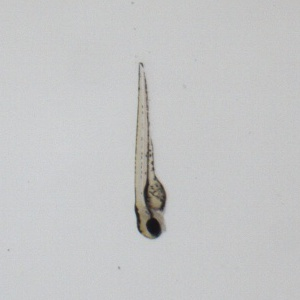
#> input picture data/test2.jpg, 300 x 300 px
$ jupyter execute Final1nomorph.ipynb
#> lines starting #> are read from the running program, lines starting #| are printed output that depends on the picture; after the words box and inside, x2 and y2 are one past the last pixel; in counts of white or black regions, pixels touching at a corner belong together
[cell 1]
import numpy as np
import cv2 as cv
import matplotlib.pyplot as plt

[cell 2]
def show(img):
    if img.ndim == 2:
        plt.imshow(img, cmap='gray')
    else:
        plt.imshow(cv.cvtColor(img, cv.COLOR_BGR2RGB))
    plt.show()

def imshow(img):
    if img.ndim == 2:
        plt.imshow(img, cmap='gray')
    else:
        plt.imshow(cv.cvtColor(img, cv.COLOR_BGR2RGB))

### 1. 读取图像

[cell 3]
# 读取彩色图像
img_bgr = cv.imread('./data/test2.jpg')
#> img_bgr is the input picture: shape (300, 300, 3); mean B, G, R 197.9, 197.5, 196.9

# 读取灰度图像
img_gray = cv.imread('data/test2.jpg', 0)
#> img_gray: shape (300, 300); min 18, max 211, mean 197.3

show(np.hstack([img_bgr, cv.merge([img_gray, img_gray, img_gray])]))
#> in show, `plt.imshow(cv.cvtColor(img, cv.COLOR_BGR2RGB))`:
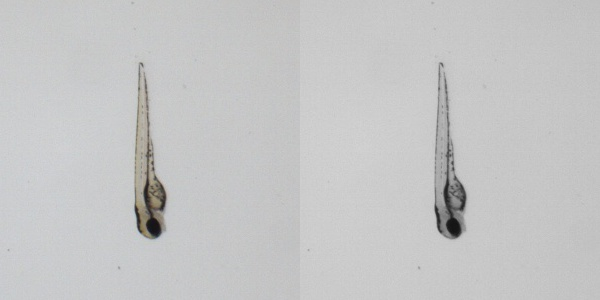
#> img: shape (300, 600, 3); mean of channels 0, 1, 2 197.6, 197.4, 197.1; drawn as B, G, R

### 2. 中值滤波去噪

[cell 4]
# 中值滤波
img_median = cv.medianBlur(img_gray, ksize=5)
show(img_median)

### 3. 自适应阈值分割

[cell 5]
# 自适应阈值分割
blocksize = 40
thresh = 5
img_bin = cv.adaptiveThreshold(img_median, 255, cv.ADAPTIVE_THRESH_MEAN_C,
                       cv.THRESH_BINARY_INV, 2 * int(blocksize) + 1, int(thresh))
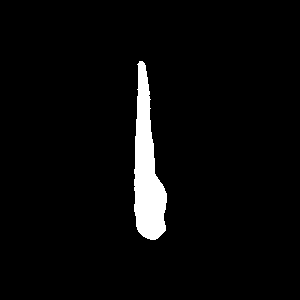
#> img_bin: shape (300, 300); 3.8% white; 1 white region
show(img_bin)

### 4. 查找轮廓

[cell 6]
# 查找轮廓
contours, hierarchy = cv.findContours(img_bin, cv.RETR_TREE, cv.CHAIN_APPROX_NONE)
#> contours = 1 contour; box (x1, y1, x2, y2) and area: (134, 61, 167, 240) 3270
# 绘制轮廓
img_contours = img_bgr.copy()  # 复制原图片获得显示的图片
cv.drawContours(img_contours, contours, -1, (255, 0, 0), 2)
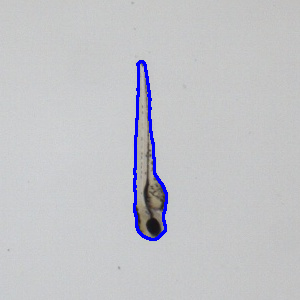
#> img_contours: shape (300, 300, 3); 1.38% of pixels changed, all inside (x1, y1, x2, y2) = (133, 60, 168, 241)
show(img_contours)

[cell 7]
# 查找最大轮廓
index, max_area = 0, 0
for c in range(len(contours)):
    area = cv.contourArea(contours[c])
    if area > max_area:
        max_area = area
        index = c
#> this loop made 1 pass
#> (area, max_area, index) on pass 1: (3269.5, 3269.5, 0)
#> after the loop, index = 0; max_area = 3269.5

# 在原图中绘制最大轮廓
img_contMAX = img_bgr.copy()
cv.drawContours(img_contMAX, contours, index, (255, 0, 0), 2)  # 绘制轮廓

# 将最大轮廓填充绘制在img_targetFind中
h, w, c = img_bgr.shape
#> h = 300; w = 300; c = 3
img_targetFind = np.zeros((w, h), np.uint8)
cv.drawContours(img_targetFind, contours, index, 255, -1)  # 绘制轮廓

imshow(img_contMAX)
plt.savefig('./data/contMAX.jpg')

show(np.hstack([img_contMAX, cv.merge([img_targetFind, img_targetFind, img_targetFind])]))
#> in show (call 5), `plt.imshow(cv.cvtColor(img, cv.COLOR_BGR2RGB))`:
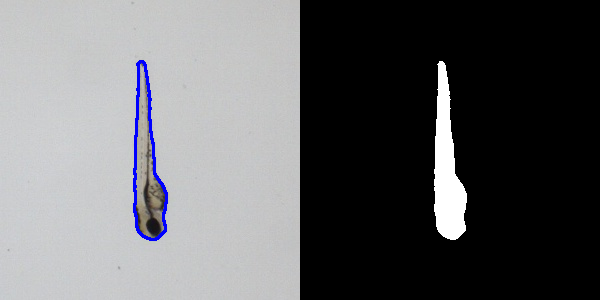
#> img: shape (300, 600, 3); mean B, G, R 104.5, 102.5, 102.2
#> in show (call 5), `plt.show()`:
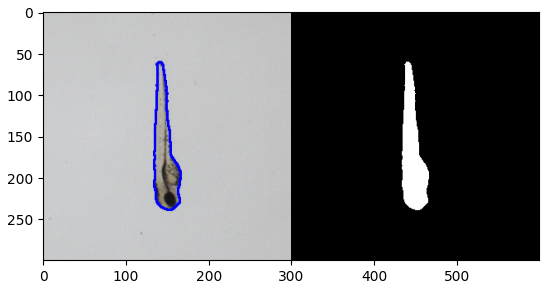
#> figure drawn by matplotlib, 1 panel

[cell 8]
# 寻找吸持点
box = []
j_min, j_max, find = 0, 0, 0
for i in range(h):
    for j in range(w):
        if img_targetFind[i, j] == 255:
            if find == 0:
                j_min = j
                j_max = j
                find = 1
            else:
                j_max = j
    if find == 1:
        box.append([i, j_min, j_max])
        find = 0
#> after the loop, find = 0; j_min = 150

Max = 0
target = []
for a in box:
    x = a[2] - a[1]
    if x > Max:
        Max = x
        target = (a[1], a[0])
#> after the loop, Max = 31
print("吸持点坐标：", target) # 吸持点坐标
#| 吸持点坐标： (135, 193)

[cell 9]
img = img_bgr.copy()
cv.circle(img, target, 4, (0, 0, 255), -1)
#> img: shape (300, 300, 3)
show(img)

[cell 10]
plt.subplot(231), imshow(img_bgr), plt.title('ORIGINAL')
plt.subplot(232), imshow(img_gray), plt.title('GRAY')
plt.subplot(233), imshow(img_median), plt.title('MEDIAN')
plt.subplot(234), imshow(img_bin), plt.title('THRESHOLD')
plt.subplot(235), imshow(img_contMAX), plt.title('CONTMAX')
plt.subplot(236), imshow(img), plt.title('FINAL')
plt.suptitle('Imgs')
plt.savefig('./data/Imgs1.jpg')
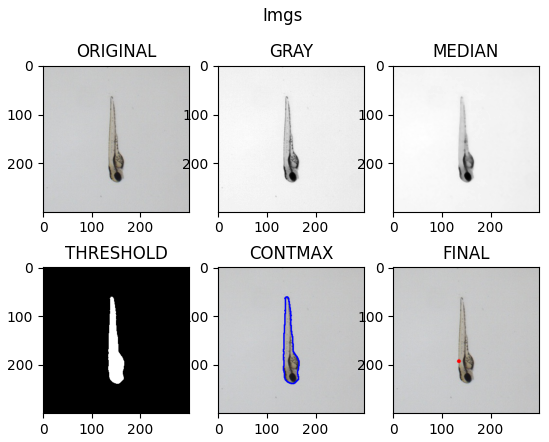
#> figure drawn by matplotlib, 6 panels
plt.show()
